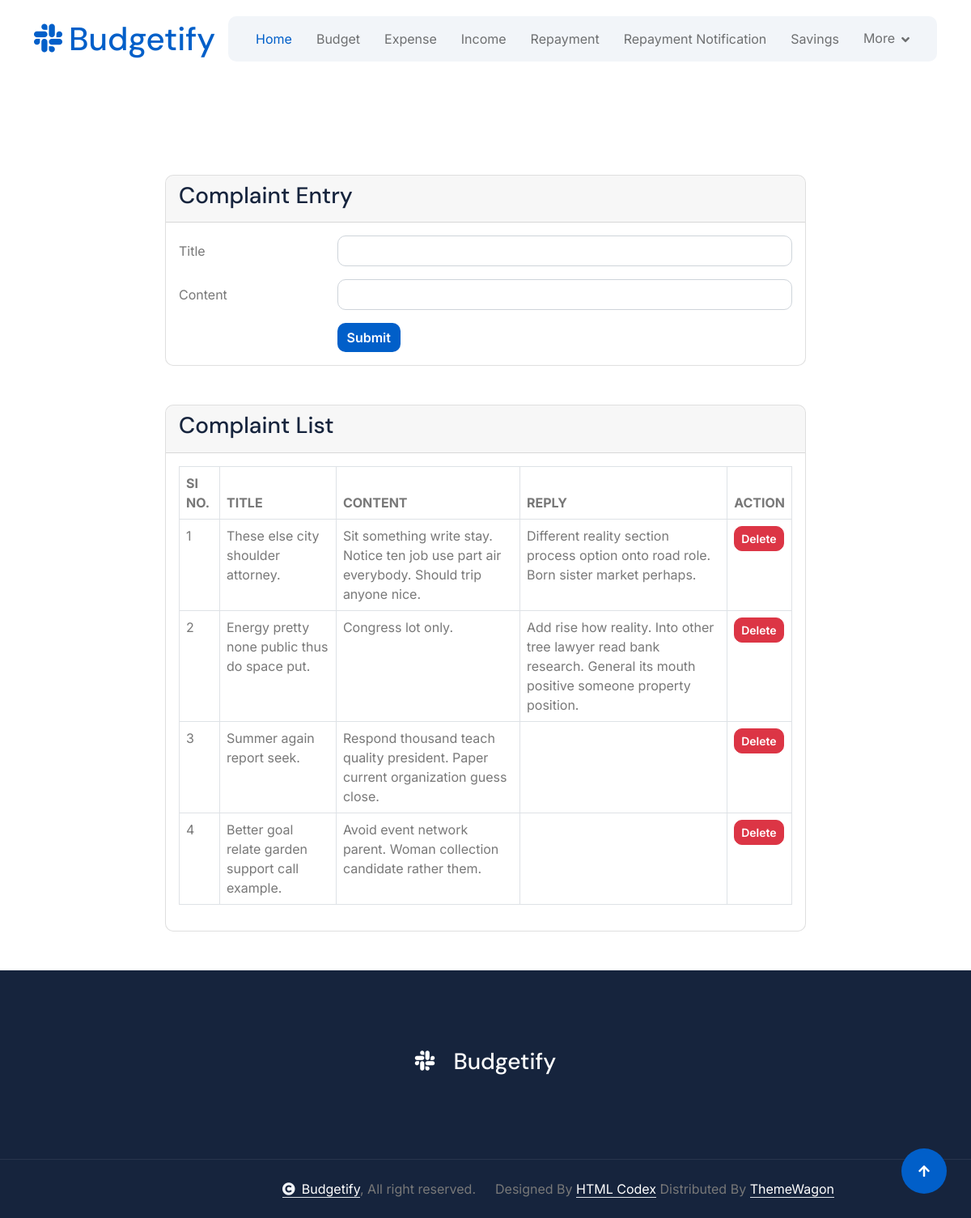
The page /User/complaint/ on the database its author committed.
### User/models.py (models this page shows)
class tbl_complaint(models.Model):
    complaint_title = models.CharField(max_length=100)
    complaint_content = models.TextField(max_length=100)
    complaint_reply = models.TextField(max_length=100)
    complaint_date = models.DateField(auto_now_add=True)
    complaint_status = models.TextField(max_length=100)
    user = models.ForeignKey(tbl_user, on_delete=models.CASCADE)

### User/views.py (the view)
# urls.py: path('complaint/',views.complaint,name="complaint"),
def complaint(request):
    complaintData = tbl_complaint.objects.all()
    if request.method=="POST":
        tbl_complaint.objects.create(
        complaint_title=request.POST.get('txt_title'),
        complaint_content=request.POST.get('txt_content'),
        user=tbl_user.objects.get(id=request.session["uid"])
        )
        return render(request,"User/Complaint.html",{"msg":"Inserted Successfully"})
    else:
        return render(request,"User/Complaint.html",{"complaintData":complaintData})

### User/Templates/User/Complaint.html (shortened to what this page needs)
{% extends 'User/Header.html' %}
{% load static %}
{% block content %}
<!DOCTYPE html>
<html lang="en">
<head>
</head>
<body>
<div class="row justify-content-center mt-5">
    <div class="col-md-8">
        <div class="card">
            <div class="card-header">
                <h3 class="card-title">Complaint Entry</h3>
            </div>
            <div class="card-body">
                <form method="post">
                    <div class="row mb-3">
                        <label for="txt_title" class="col-sm-3 col-form-label">Title</label>
                        <div class="col-sm-9">
                            <input type="text" class="form-control" id="txt_title" name="txt_title" required>
                        </div>
                    </div>
                    <div class="row mb-3">
                        <label for="txt_content" class="col-sm-3 col-form-label">Content</label>
                        <div class="col-sm-9">
                            <input type="text" class="form-control" id="txt_content" name="txt_content" required>
                        </div>
                    </div>
                    <div class="row">
                        <div class="col-sm-9 offset-sm-3">
                            <button type="submit" class="btn btn-primary">Submit</button>
                        </div>
                    </div>
                </form>
            </div>
        </div>
    </div>
</div>
<div class="row justify-content-center mt-5 mb-5">
    <div class="col-md-8">
        <div class="card">
            <div class="card-header">
                <h3 class="card-title">Complaint List</h3>
            </div>
            <div class="card-body">
                <table class="table table-bordered table-hover">
                    <thead>
                        <tr>
                            <th>SI NO.</th>
                            <th>TITLE</th>
                            <th>CONTENT</th>
                            <th>REPLY</th>
                            <th>ACTION</th>
                        </tr>
                    </thead>
                    <tbody>
                        {% for i in complaintData %}
                        <tr>
                            <td>{{forloop.counter}}</td>
                            <td>{{i.complaint_title}}</td>
                            <td>{{i.complaint_content}}</td>
                            <td>{{i.complaint_reply}}</td>
                            <td><a href="{% url 'User:deleteFeedback' i.id %}" class="btn btn-danger btn-sm">Delete</a></td>
                        </tr>
                        {% endfor %}
                    </tbody>
                </table>
            </div>
        </div>
    </div>
</div>
</body>
</html>
{% endblock content %}

### Guest/static/Main/css/style.css (style rules this page uses)
.btn { font-weight: 600; transition: .5s; }
.btn.btn-primary { color: var(--bs-white); border: none; }

### rows shown on the page
tbl_complaint: complaint_title "These else city shoulder attorney.", complaint_content "Sit something write stay. Notice ten job use part air everybody. Should trip anyone nice.", complaint_reply "Different reality section process option onto road role. Born sister market perhaps."
tbl_complaint: complaint_title "Energy pretty none public thus do space put.", complaint_content "Congress lot only.", complaint_reply "Add rise how reality. Into other tree lawyer read bank research. General its mouth positive someone property position."
tbl_complaint: complaint_title "Summer again report seek.", complaint_content "Respond thousand teach quality president. Paper current organization guess close."
tbl_complaint: complaint_title "Better goal relate garden support call example.", complaint_content "Avoid event network parent. Woman collection candidate rather them."
